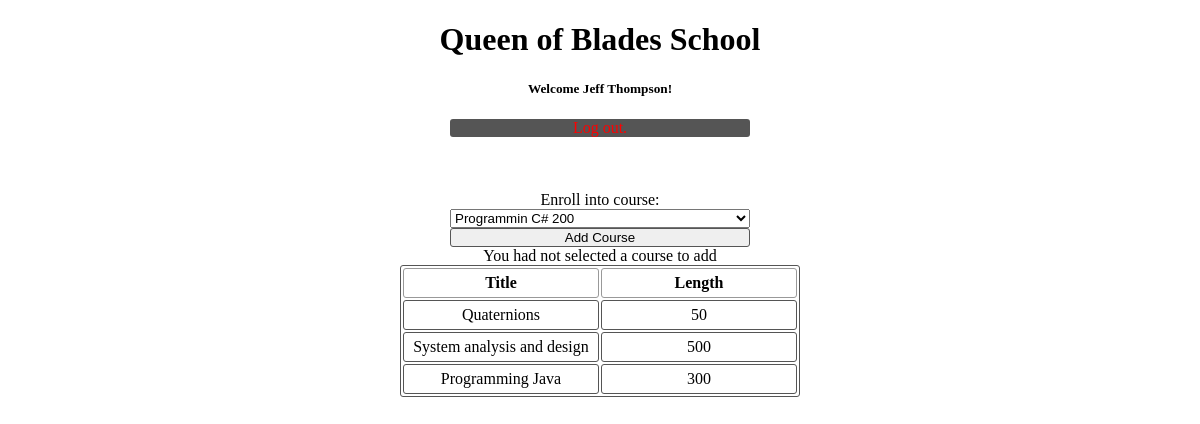
Screenshot of /student_home.php (signed in) with the database file from the repository.
### tables this page shows
CREATE TABLE `courses` (
  `id` int(11) NOT NULL AUTO_INCREMENT,
  `title` varchar(100) DEFAULT NULL,
  `length` int(11) DEFAULT NULL,
  PRIMARY KEY (`id`)
);

### student_home.php (the view, shortened to what this page needs)
<?php
   if(empty($_SESSION['uid'])){
         header('Location : index.php');
    }else{
        $userid = $_SESSION['uid'];
      $con = makeConnection();
?>
<!DOCTYPE html>
<html lang="en">
    <head>
        <link rel="stylesheet" href="school.css" />
    </head>
    <body><center>
        <?php include 'header.php';?>
        <?php
        $query ="SELECT * FROM courses where id not in (select idcourse from enrolls where iduser ='$userid');";
        $result = mysqli_query($con,$query);
        if(mysqli_num_rows($result)>0){
        ?>
            <form method="post" action="student_home.php">
            <span>Enroll into course:</span><br />
            <select name="listEnroll">
            <?php
            while($row = mysqli_fetch_array($result)){
            ?>
                <option value="<?php echo $row['id'];?>"><?php echo $row['title'].' '.$row['length'];?> </option>
            <?php
            }
            ?>
            </select>
            <input type="submit" name="add_course" value="Add Course" />
            </form>
        <?php
            if((isset($_POST['add_course'])?$_POST['add_course']:FALSE) && isset($_POST['listEnroll'])){
                $courseadd= $_POST['listEnroll'];
                $query2 ="insert into enrolls (iduser,idcourse) values ($userid,$courseadd);";
                $result2 = mysqli_query($con,$query2) or die(mysqli_error($con));
                header('Location : student_home.php');
            }else{
                echo 'You had not selected a course to add';
            }
        }
        ?>
        <table>
            <tr><th>Title</th><th>Length</th></tr>
            <?php
                $query3 ="SELECT * FROM school_db.courses where id in (select idcourse from school_db.enrolls where iduser =$userid) ;";
                 $result3 = mysqli_query($con,$query3) or die(mysqli_error($con));
                 while($row3= mysqli_fetch_array($result3)){
            ?>
              <tr><td><?php echo $row3['title'];?></td><td><?php  echo $row3['length']; ?></td></tr>
            <?php
            }
            ?>
            </table>
        </center>
    </body>
</html>
<?php
 }
?>

### school.css (style rules this page uses)
form { width: 300px; }
form * { width: 100%; }
table { width: 400px; text-align: center; border: 1px solid #555; -webkit-border-radius: 3px; -moz-border-radius: 3px; border-radius: 3px; }
tr { width: 100%; height: 30px; }
th { border: 1px solid #999; -webkit-border-radius: 3px; -moz-border-radius: 3px; border-radius: 3px; width: 25%; }
td { border: 1px solid #555; -webkit-border-radius: 3px; -moz-border-radius: 3px; border-radius: 3px; width: 25%; }
input { border: 1px solid #555; -webkit-border-radius: 3px; -moz-border-radius: 3px; border-radius: 3px; }

### rows the page displays
courses: title "Quaternions", length "50"
courses: title "System analysis and design", length "500"
courses: title "Programming Java", length "300"

### other values shown
$_SESSION['name'] "Jeff Thompson"
form field listEnroll "Programmin C# 200"
